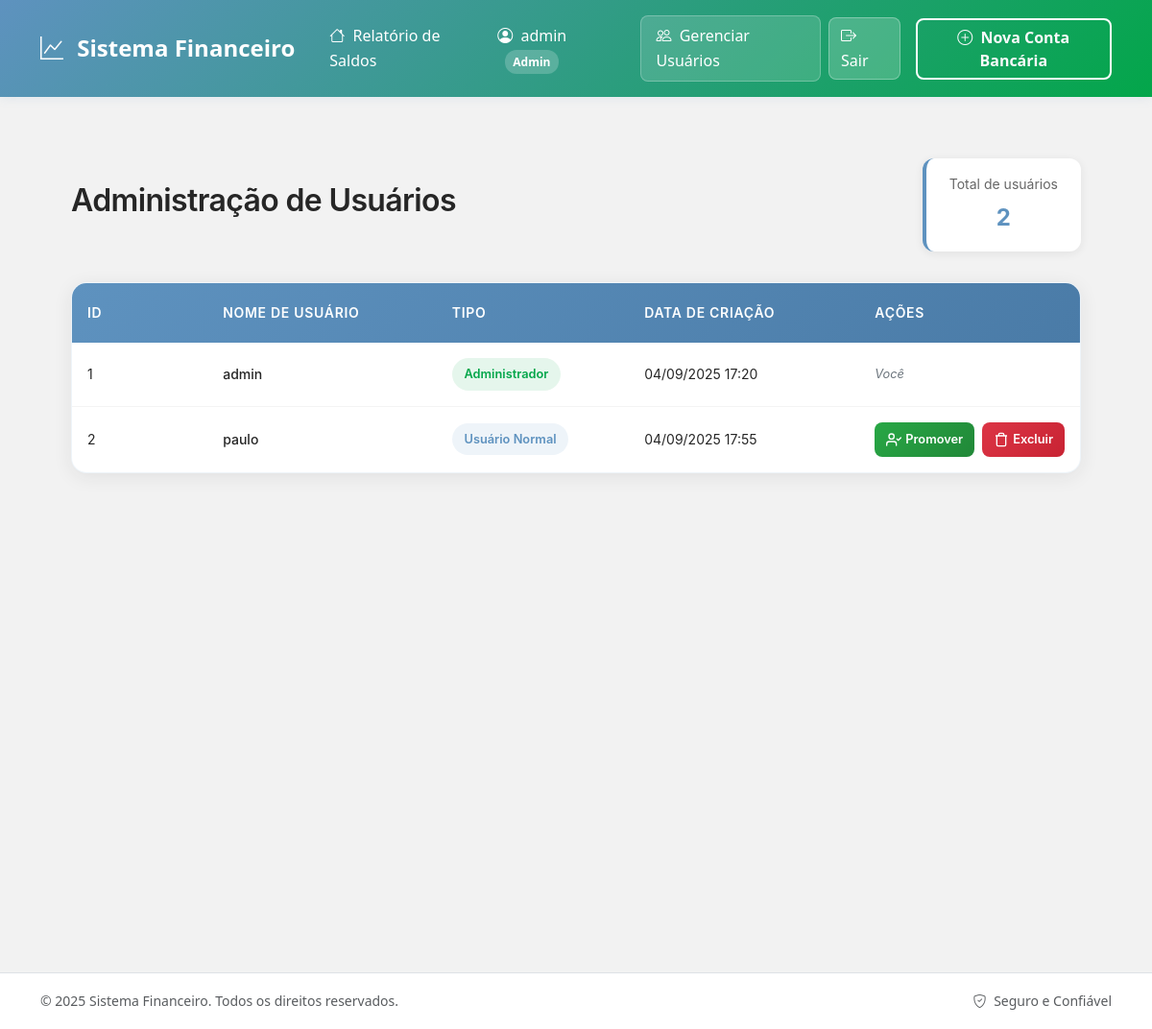
The page /admin/usuarios (signed in) on the database as committed earlier.
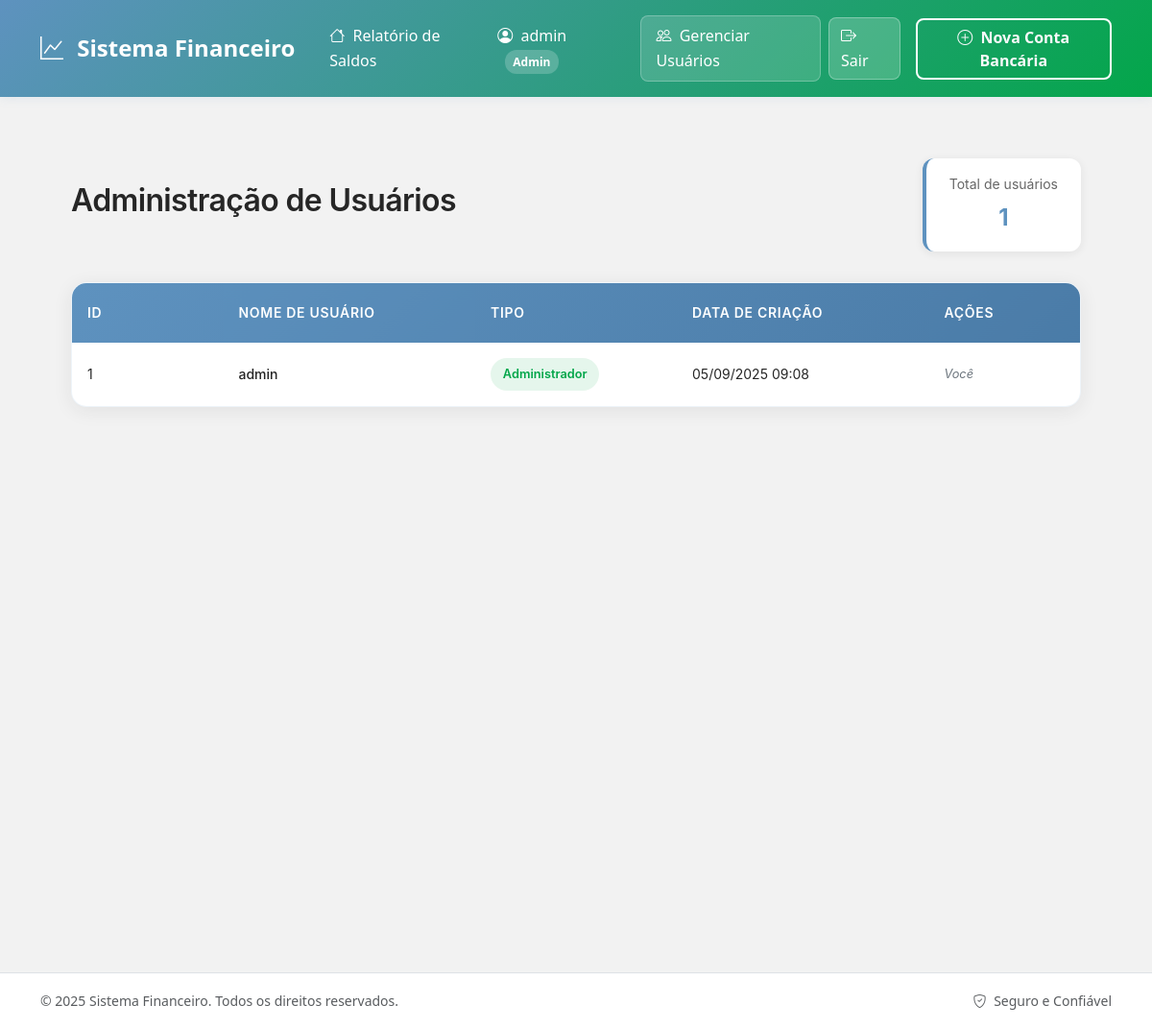
The same page on the database as committed later.
### app.py (models this page shows, shortened)
class Usuario(db.Model):
    __tablename__ = 'usuarios'
    id = db.Column(db.Integer, primary_key=True)
    username = db.Column(db.String(50), nullable=False, unique=True)
    password_hash = db.Column(db.String(255), nullable=False)
    tipo = db.Column(db.String(10), nullable=False, default='normal')  # 'normal' ou 'admin'
    criado_em = db.Column(db.DateTime, default=datetime.now, nullable=False)
    ativo = db.Column(db.Boolean, default=True, nullable=False)
    def is_admin(self):
        return self.tipo == 'admin'

### app.py (the view)
    @app.route('/admin/usuarios')
    @admin_required
    def admin_usuarios():
        usuarios = Usuario.query.order_by(Usuario.username).all()
        return render_template('admin_users.html', usuarios=usuarios)

### app.py (called while the page is built)
def admin_required(f):
    @wraps(f)
    def decorated_function(*args, **kwargs):
        if 'user_id' not in session:
            flash('Por favor, faça login para acessar esta página.', 'warning')
            return redirect(url_for('login', next=request.url))
        user = Usuario.query.get(session['user_id'])
        if not user or not user.is_admin():
            flash('Acesso negado. Apenas administradores podem acessar esta página.', 'danger')
            return redirect(url_for('index'))
        return f(*args, **kwargs)
    return decorated_function

### templates/admin_users.html (shortened to what this page needs)
{% extends "base.html" %}
{% block content %}
<div class="admin-container">
    <div class="header-section">
        <h1 class="page-title">Administração de Usuários</h1>
        <div class="summary-card">
            <span class="summary-label">Total de usuários</span>
            <span class="summary-value">{{ usuarios|length or 0 }}</span>
        </div>
    </div>
    {% if usuarios %}
    <div class="table-wrapper">
        <div class="table-container">
            <table class="modern-table">
                <thead>
                    <tr>
                        <th style="width: 15%;">ID</th>
                        <th style="width: 25%;">Nome de Usuário</th>
                        <th style="width: 20%;">Tipo</th>
                        <th style="width: 25%;">Data de Criação</th>
                        <th style="width: 15%;">Ações</th>
                    </tr>
                </thead>
                <tbody>
                    {% for usuario in usuarios %}
                    <tr>
                        <td>{{ usuario.id }}</td>
                        <td>
                            <div class="user-info">
                                <span class="username">{{ usuario.username }}</span>
                            </div>
                        </td>
                        <td>
                            <span class="user-type {{ 'admin' if usuario.tipo == 'admin' else 'normal' }}">
                                {{ 'Administrador' if usuario.tipo == 'admin' else 'Usuário Normal' }}
                            </span>
                        </td>
                        <td>
                            {{ usuario.criado_em.strftime('%d/%m/%Y %H:%M') if usuario.criado_em else 'N/A' }}
                        </td>
                        <td>
                            <div class="actions-group">
                                {% if usuario.id != session['user_id'] %}
                                    {% if usuario.tipo == 'normal' %}
                                    <form method="POST" action="{{ url_for('promover_usuario') }}" style="display: inline;">
                                        <button type="submit" class="promote-btn" title="Tornar Administrador">
                                            <svg width="16" height="16" viewBox="0 0 24 24" fill="none" stroke="currentColor" stroke-width="2" stroke-linecap="round" stroke-linejoin="round">
                                                <path d="M16 21v-2a4 4 0 0 0-4-4H5a4 4 0 0 0-4 4v2"></path>
                                                <circle cx="8.5" cy="7" r="4"></circle>
                                                <polyline points="17 11 19 13 23 9"></polyline>
                                            </svg>
                                            Promover
                                        </button>
                                    </form>
                                    {% endif %}
                                    <button class="delete-btn" onclick="confirmDelete('{{ usuario.id }}', '{{ usuario.username }}')" title="Excluir Usuário">
                                        <svg width="16" height="16" viewBox="0 0 24 24" fill="none" stroke="currentColor" stroke-width="2">
                                            <path d="M3 6h18M19 6v14a2 2 0 0 1-2 2H7a2 2 0 0 1-2-2V6m3 0V4a2 2 0 0 1 2-2h4a2 2 0 0 1 2 2v2"></path>
                                        </svg>
                                        Excluir
                                    </button>
                                {% else %}
                                    <span class="current-user">Você</span>
                                {% endif %}
                            </div>
                        </td>
                    </tr>
                    {% endfor %}
                </tbody>
            </table>
        </div>
    </div>
    {% endif %}
</div>
{% endblock %}

Rows that differ between the two databases and show on the page:
removed Usuario: id "2", username "paulo", tipo "Usuário Normal", criado_em "04/09/2025 17:55"
changed Usuario "admin": criado_em "04/09/2025 17:20" → "05/09/2025 09:08"
Other text that changed with them:
{{ usuarios|length or 0 }}: "2" → "1"
